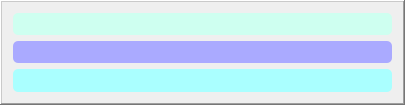
        <widget class="QFrame" name="displayFrame">
         <property name="styleSheet">
          <string notr="true">
QLineEdit{
border-radius: 5px;
}

QLCDNumber{
border-radius: 5px;
}</string>
         </property>
         <property name="frameShape">
          <enum>QFrame::Shape::WinPanel</enum>
         </property>
         <property name="frameShadow">
          <enum>QFrame::Shadow::Raised</enum>
         </property>
         <layout class="QVBoxLayout" name="verticalLayout">
          <item>
           <widget class="QLineEdit" name="input_display">
            <property name="enabled">
             <bool>false</bool>
            </property>
            <property name="minimumSize">
             <size>
              <width>379</width>
              <height>22</height>
             </size>
            </property>
            <property name="maximumSize">
             <size>
              <width>16777215</width>
              <height>16777215</height>
             </size>
            </property>
            <property name="font">
             <font>
              <pointsize>10</pointsize>
              <bold>true</bold>
             </font>
            </property>
            <property name="styleSheet">
             <string notr="true">
background-color: rgb(206, 255, 240);</string>
            </property>
           </widget>
          </item>
          <item>
           <widget class="QLineEdit" name="number_input">
            <property name="enabled">
             <bool>true</bool>
            </property>
            <property name="minimumSize">
             <size>
              <width>379</width>
              <height>22</height>
             </size>
            </property>
            <property name="maximumSize">
             <size>
              <width>16777215</width>
              <height>16777215</height>
             </size>
            </property>
            <property name="font">
             <font>
              <pointsize>10</pointsize>
              <bold>true</bold>
             </font>
            </property>
            <property name="styleSheet">
             <string notr="true">background-color: rgb(170, 170, 255);</string>
            </property>
            <property name="inputMethodHints">
             <set>Qt::InputMethodHint::ImhDigitsOnly|Qt::InputMethodHint::ImhFormattedNumbersOnly|Qt::InputMethodHint::ImhPreferNumbers</set>
            </property>
            <property name="text">
             <string/>
            </property>
           </widget>
          </item>
          <item>
           <widget class="QLineEdit" name="result_display">
            <property name="minimumSize">
             <size>
              <width>323</width>
              <height>23</height>
             </size>
            </property>
            <property name="maximumSize">
             <size>
              <width>16777215</width>
              <height>23</height>
             </size>
            </property>
            <property name="font">
             <font>
              <family>Segoe Print</family>
              <pointsize>11</pointsize>
              <italic>false</italic>
              <bold>true</bold>
             </font>
            </property>
            <property name="styleSheet">
             <string notr="true">background-color: rgb(170, 255, 255);</string>
            </property>
            <property name="text">
             <string/>
            </property>
            <property name="echoMode">
             <enum>QLineEdit::EchoMode::Normal</enum>
            </property>
            <property name="alignment">
             <set>Qt::AlignmentFlag::AlignBottom|Qt::AlignmentFlag::AlignRight|Qt::AlignmentFlag::AlignTrailing</set>
            </property>
           </widget>
          </item>
         </layout>
        </widget>
